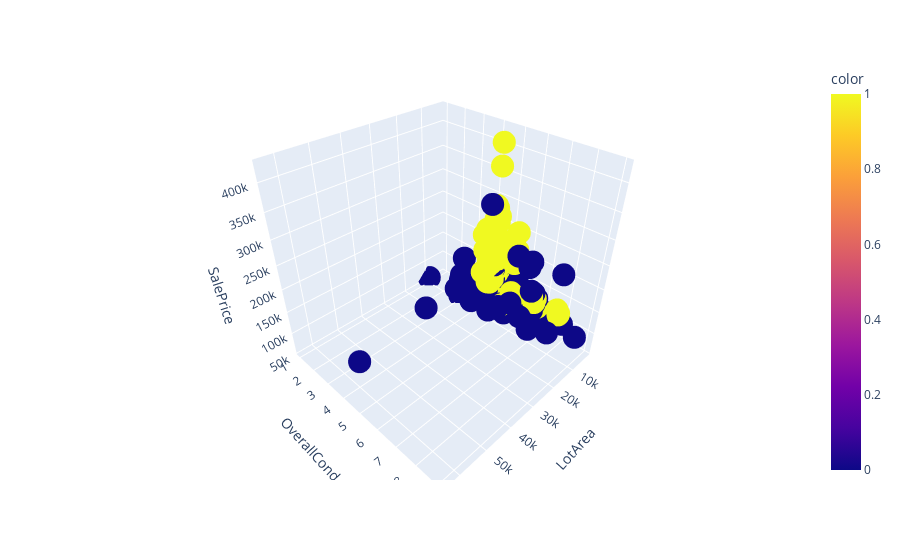

The cell this chart's notebook holds for it:
### Code cell
auc_scores = perform_rkde_experiment(
    algos,
    dataset,
    outlierprop_range,
    kernel,
)

### Figure 1 — Plotly figure (JSON) as saved in the notebook; plotly's stock layout.template omitted (floating-point values rounded to 4 significant figures; data arrays with more than 128 entries replaced by an {"elided": "..."} marker saying what was removed)
{"data": [{"hovertemplate": "LotArea=%{x}<br>OverallCond=%{y}<br>SalePrice=%{z}<br>color=%{marker.color}<extra></extra>", "legendgroup": "", "marker": {"color": {"elided": "250 int values"}, "coloraxis": "coloraxis", "symbol": "circle"}, "mode": "markers", "name": "", "scene": "scene", "showlegend": false, "type": "scatter3d", "x": {"elided": "250 int values"}, "y": {"elided": "250 int values"}, "z": {"elided": "250 int values"}}], "layout": {"coloraxis": {"colorbar": {"title": {"text": "color"}}, "colorscale": [[0, "#0d0887"], [0.1111, "#46039f"], [0.2222, "#7201a8"], [0.3333, "#9c179e"], [0.4444, "#bd3786"], [0.5556, "#d8576b"], [0.6667, "#ed7953"], [0.7778, "#fb9f3a"], [0.8889, "#fdca26"], [1, "#f0f921"]]}, "legend": {"tracegroupgap": 0}, "margin": {"t": 60}, "scene": {"domain": {"x": [0, 1], "y": [0, 1]}, "xaxis": {"title": {"text": "LotArea"}}, "yaxis": {"title": {"text": "OverallCond"}}, "zaxis": {"title": {"text": "SalePrice"}}}}}
